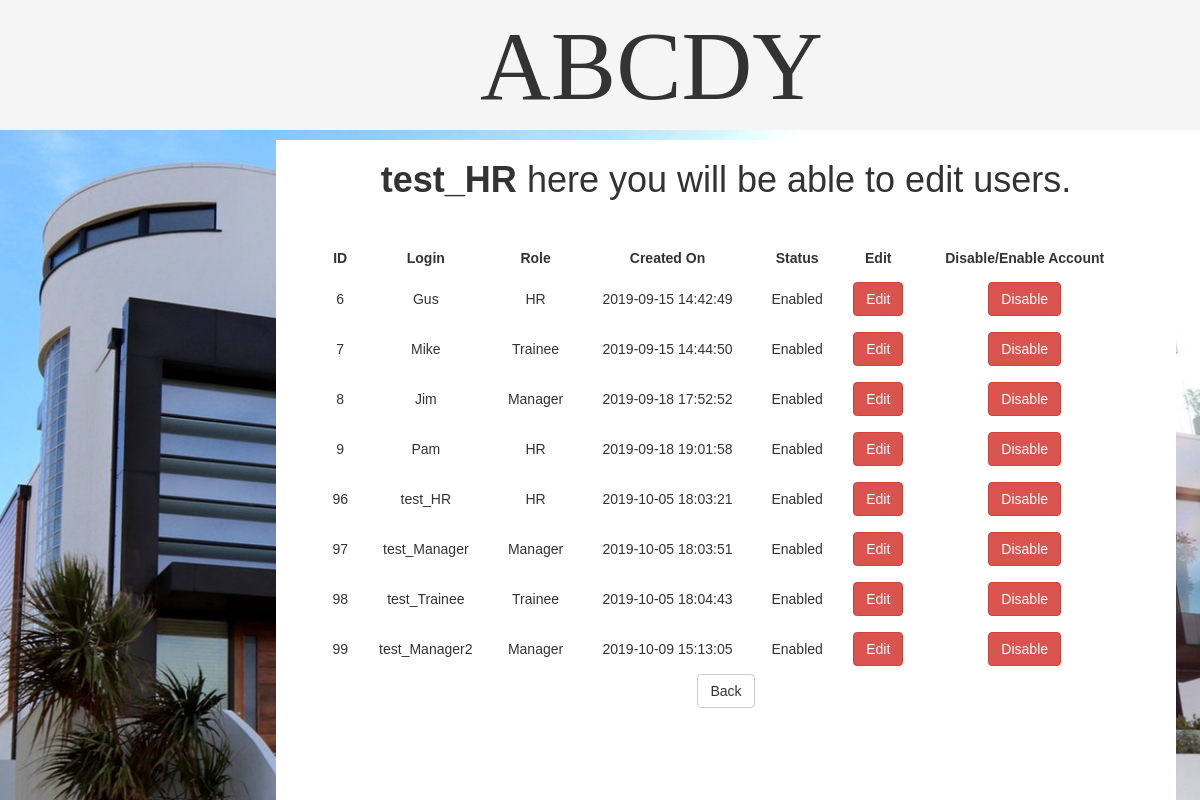
Page /showAllUsers.php (signed in) on the committed database.
### tables this page shows
CREATE TABLE users (
  id int NOT NULL PRIMARY KEY AUTO_INCREMENT,
  username varchar(50) NOT NULL UNIQUE KEY,
  password varchar(255) NOT NULL,
  role varchar(7) DEFAULT NULL,
  last_login datetime default null,
  created_at datetime DEFAULT current_timestamp(),
  enabled bit NOT NULL DEFAULT b'1'
);

### showAllUsers.php (the view, shortened to what this page needs)
<?php
include('wrapper/Header.php');
?>
    <link rel="stylesheet" href="./design/bootstrap.css">
<div class="page-header">
    <h1><b><?php echo htmlspecialchars($_SESSION["username"]); ?></b> here you will be able to edit users.</h1>
    <br><br>
    <div>
        <form action="./php_scripts/handleAccnt.php" method="get">
            <table align="center">
                <tr>
                    <th>ID</th>
                    <th>Login</th>
                    <th>Role</th>
                    <th>Created On</th>
                    <th>Status</th>
                    <th>Edit</th>
                    <th>Disable/Enable Account</th>
                </tr>
             <?php
                include_once("./includes/open_conn.inc");
                $select_query = "SELECT id, userName, role, enabled, created_at from users";
                if ($res = mysqli_query($link, $select_query)) {
                    if (mysqli_num_rows($res) > 0) {
                        while ($row = mysqli_fetch_array($res)) {
                            $web_string = '<tr>';
                            $web_string .= "<td>".$row['id']."</td>";
                            $web_string .= "<td>".$row['userName']."</td>";
                            $web_string .= "<td>".$row['role']."</td>";
                            $web_string .= "<td>".$row['created_at']."</td>";
                            $web_string .= "<td>".( $row['enabled'] == b'1' ? 'Enabled' : 'Disabled' )."</td>";
                            $web_string .= '<td><a href="./editAccount.php?id=' . $row['id'] . '" class="btn btn-danger">Edit</a></td>';
                            $_disable = ($row['enabled'] == b'0' ? "Enable" : "Disable");
                            $web_string .= '<td><input type="submit" class="btn btn-danger" name="' . $row['id'] . '" value="' . $_disable . '" /></td>';
                            $web_string .= "</tr>";
                            echo $web_string;
                        }
                    } else {
                    }
                } else {
                    echo "ERROR: Could not able to execute $sql. "
                        . mysqli_error($link);
                    return false;
                };
             ?>
            </table>
        </form>
        <p>
            <a href="./hr.php" type="reset" class="btn btn-default" value="Back">Back</a>
        </p>
<?php
include('wrapper/Footer.php');
?>

### wrapper/Header.php (shortened to what this page needs)
<!DOCTYPE html>
<html>
<head>
</head>
<body>
<div id="Banner">
    <div id="Logo">ABCDY</div
</div>
<div id="Main">

### wrapper/Footer.php
        </div>
    </body>
</html>

### wrapper/Header.php (style rules this page uses)
html { height:100%; }
#Banner { width: 100%; height: 130px; background-color: whitesmoke; display:block; position: fixed; float: left; margin: 0; padding: 0; }
#Main { float: right; clear: right; position: fixed; margin-top: 170px; width: 100%; height: 100%; margin-left: 40%; }
#Logo { float:left; width:100px; height: 100px; margin-top: 10px; margin-left: 40%; text-align: center; font-size: 7em; font-family: "Brush Script MT"; }

### showAllUsers.php (style rules this page uses)
body { font: 14px sans-serif; text-align: center; background-image: url("wrapper/Background.jpeg"); background-repeat: no-repeat; background-position: center; background-size: cover; }
table { font-family: arial, sans-serif; border-collapse: collapse; width: 90%; }
td, th { text-align: center; padding: 8px; }
.page-header { background-color: white; margin-left: -17%; width: 900px; overflow: scroll; margin-top: -30px; height: 700px; }

### rows in the picture
users: id "6", username "Gus", role "HR", created_at "2019-09-15 14:42:49", shows "Enabled", enabled "Disable"
users: id "7", username "Mike", role "Trainee", created_at "2019-09-15 14:44:50", shows "Enabled", enabled "Disable"
users: id "8", username "Jim", role "Manager", created_at "2019-09-18 17:52:52", shows "Enabled", enabled "Disable"
users: id "9", username "Pam", role "HR", created_at "2019-09-18 19:01:58", shows "Enabled", enabled "Disable"
users: id "96", username "test_HR", role "HR", created_at "2019-10-05 18:03:21", shows "Enabled", enabled "Disable"
users: id "97", username "test_Manager", role "Manager", created_at "2019-10-05 18:03:51", shows "Enabled", enabled "Disable"
users: id "98", username "test_Trainee", role "Trainee", created_at "2019-10-05 18:04:43", shows "Enabled", enabled "Disable"
users: id "99", username "test_Manager2", role "Manager", created_at "2019-10-09 15:13:05", shows "Enabled", enabled "Disable"

### other values in the picture
$_SESSION["username"] "test_HR"
